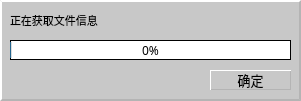
   <widget class="QWidget" name="widget_status" native="true">
    <property name="geometry">
     <rect>
      <x>250</x>
      <y>250</y>
      <width>301</width>
      <height>101</height>
     </rect>
    </property>
    <property name="styleSheet">
     <string notr="true">QWidget{background:rgb(200,200,200);border:2px outset rgb(180,180,180)}</string>
    </property>
    <widget class="QLabel" name="label_processStatus">
     <property name="geometry">
      <rect>
       <x>10</x>
       <y>10</y>
       <width>281</width>
       <height>20</height>
      </rect>
     </property>
     <property name="font">
      <font>
       <pointsize>8</pointsize>
      </font>
     </property>
     <property name="styleSheet">
      <string notr="true">QWidget{border:0px solid gray;}</string>
     </property>
     <property name="text">
      <string>正在获取文件信息</string>
     </property>
    </widget>
    <widget class="QProgressBar" name="progressBar">
     <property name="geometry">
      <rect>
       <x>10</x>
       <y>40</y>
       <width>281</width>
       <height>20</height>
      </rect>
     </property>
     <property name="font">
      <font>
       <family>WenQuanYi Zen Hei</family>
      </font>
     </property>
     <property name="styleSheet">
      <string notr="true">QWidget{background:rgb(255,255,255);border:1px solid}</string>
     </property>
     <property name="value">
      <number>0</number>
     </property>
     <property name="alignment">
      <set>Qt::AlignCenter</set>
     </property>
     <property name="textVisible">
      <bool>true</bool>
     </property>
     <property name="format">
      <string>%p%</string>
     </property>
    </widget>
    <widget class="QPushButton" name="pushButton_sure">
     <property name="geometry">
      <rect>
       <x>210</x>
       <y>70</y>
       <width>81</width>
       <height>20</height>
      </rect>
     </property>
     <property name="font">
      <font>
       <pointsize>10</pointsize>
      </font>
     </property>
     <property name="styleSheet">
      <string notr="true">QWidget{border:1px outset rgb(180,180,180)}</string>
     </property>
     <property name="text">
      <string>确定</string>
     </property>
    </widget>
   </widget>
